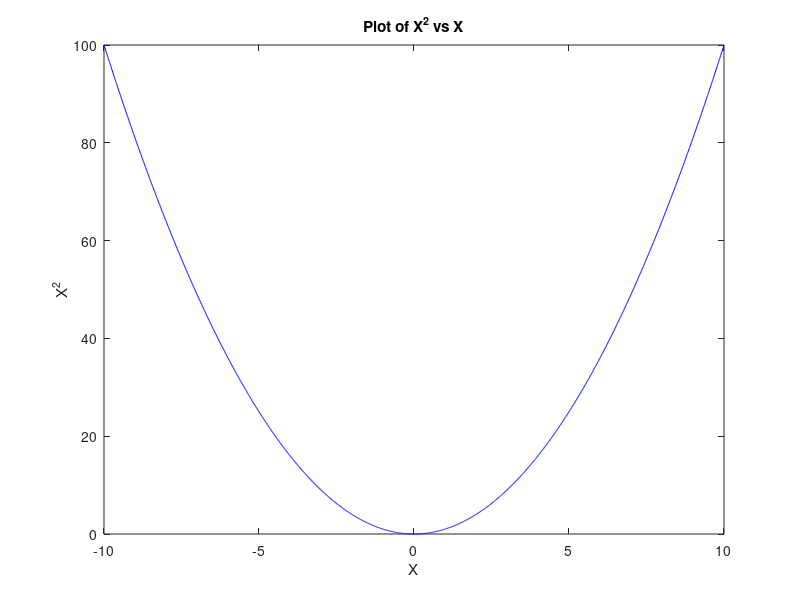

Source code (MATLAB):
clear all
close all
x = [-10:0.01:10];
y = x.^2;
plot(x,y,'blue')
xlabel('X')
ylabel('X^2')
title('Plot of X^2 vs X')
